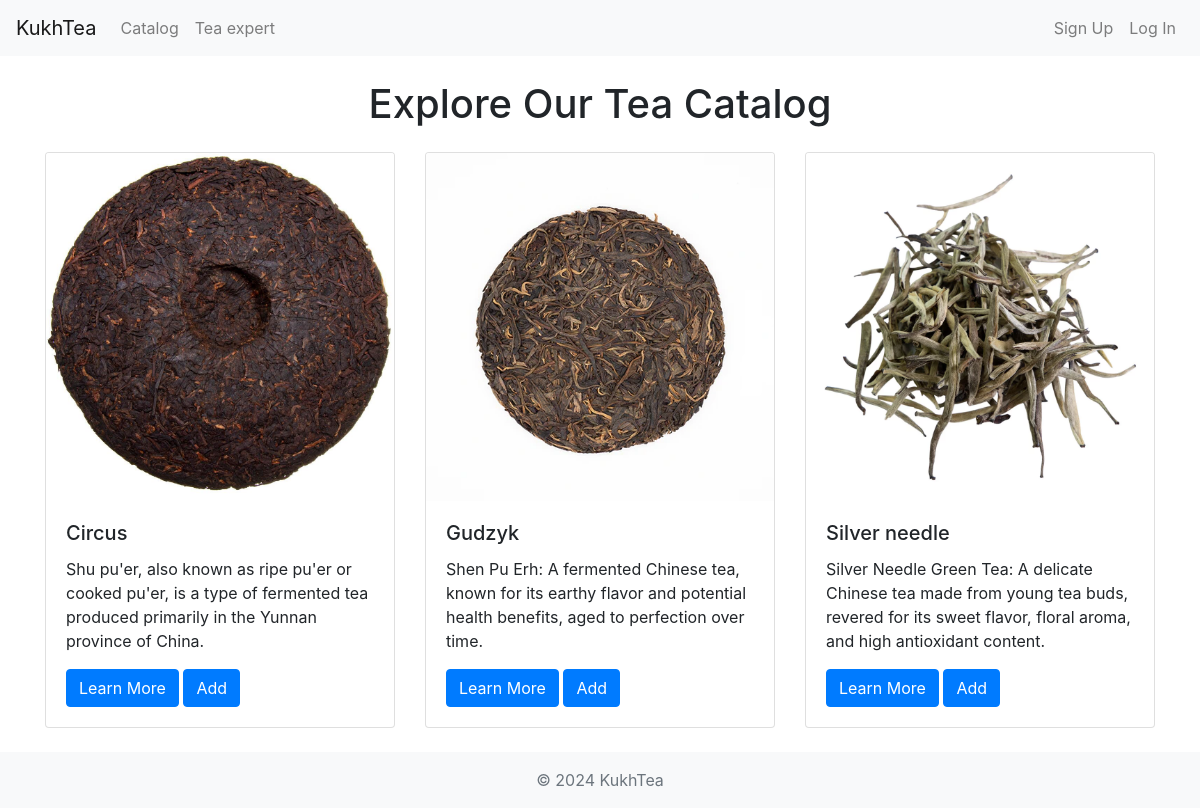
Page /catalog/ on the committed database.
### app/models.py (models this page shows, shortened)
class Product(models.Model):
	name = models.CharField(max_length=100)
	category = models.ForeignKey(Category, on_delete=models.CASCADE, default=1)
	description = models.CharField(max_length=250, default='', blank=True, null=True)
	image = models.ImageField(upload_to='uploads/product/')
	favourite = models.ManyToManyField(User, related_name='favourite_products')

### app/views.py (the view)
# urls.py: path('catalog/', views.catalog, name="Catalog"),
def catalog(request):
    products = Product.objects.all()
    return render(request, "catalog.html", {'products' : products})

### app/templates/catalog.html (shortened to what this page needs)
{% extends "index.html" %}
{% block content %}
{% load static %}
<div class="container">
    <br/>
    <div class="row">
        <div class="col-md-12">
            <h1 class="text-center mb-4">Explore Our Tea Catalog</h1>
        </div>
    </div>
    <div class="row">
        {% for product in products %}
        <div class="col-md-4">
            <div class="card mb-4">
                <img src="{{ product.image.url }}" class="card-img-top" alt="Green Tea">
                <div class="card-body">
                    <h5 class="card-title">{{ product.name }}</h5>
                    <p class="card-text">{{ product.description}}</p>
                    <a href="{% url 'Product' product.id %}" class="btn btn-primary">Learn More</a>
                    <a  href="{% url 'collection_add' product.pk %}" class="btn btn-primary"> Add </a>
                </div>
            </div>
        </div>
        {% endfor %}
    </div>
</div>
{% endblock %}

### assets/style/style.css (style rules this page uses)
html, body { height: 100%; }

### rows in the picture
Product: image (picture), name "Circus", description "Shu pu'er, also known as ripe pu'er or cooked pu'er, is a type of fermented tea produced primarily in the Yunnan province of China."
Product: image (picture), name "Gudzyk", description "Shen Pu Erh: A fermented Chinese tea, known for its earthy flavor and potential health benefits, aged to perfection over time."
Product: image (picture), name "Silver needle", description "Silver Needle Green Tea: A delicate Chinese tea made from young tea buds, revered for its sweet flavor, floral aroma, and high antioxidant content."
